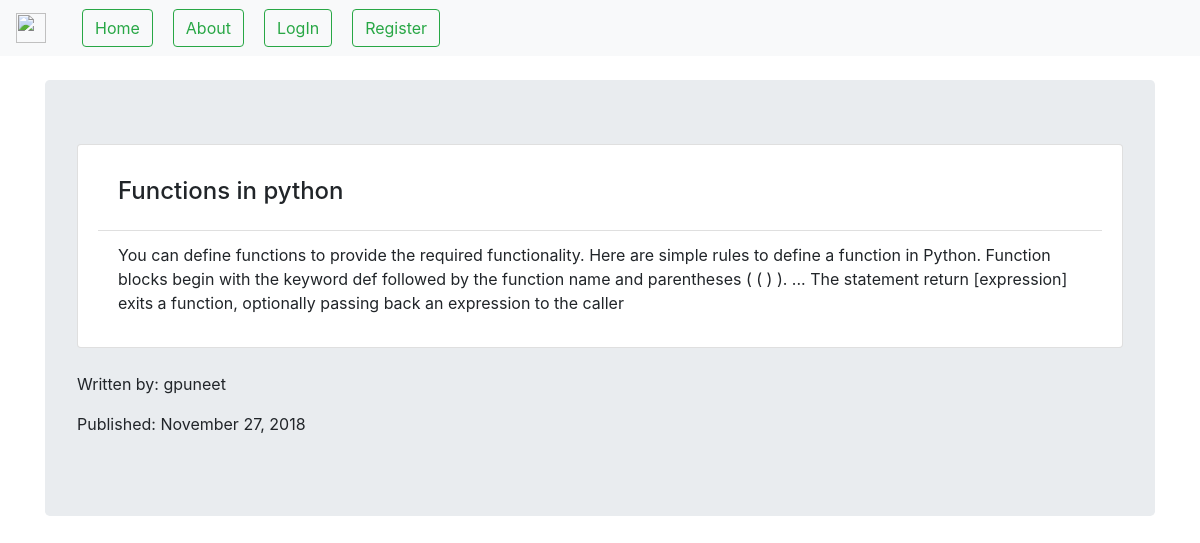
The page /1 on the database its author committed.
### blogproject/models.py (models this page shows, shortened)
class blogpost(db.Model):
    users=db.relationship(User)
    id=db.Column(db.Integer,primary_key=True)
    user_id=db.Column(db.Integer,db.ForeignKey('users.id'),nullable=False)
    date=db.Column(db.DateTime,nullable=False,default=datetime.utcnow)
    title=db.Column(db.String(140),nullable=False)
    text=db.Column(db.Text,nullable=False)

class User(db.Model,UserMixin):
    __tablename__='users'
    id=db.Column(db.Integer,primary_key=True)
    profile_image=db.Column(db.String(64),nullable=False,default='default_profile.png')
    email=db.Column(db.String(64),unique=True,index=True)
    username=db.Column(db.String(64),unique=True,index=True)
    password_hash=db.Column(db.String(128))
    posts=db.relationship('blogpost',backref='author',lazy=True)

### blogproject/users/views.py (the view)
@users.route("/<username>")
def user_posts(username):
    page=request.args.get('page',1,type=int)
    user=User.query.filter_by(username=username).first_or_404()
    blog_posts=blogpost.query.filter_by(author=user).order_by(blogpost.date.desc()).paginate(page=page,per_page=5)
    return render_template('user_blog_posts.html',blog_posts=blog_posts,user=user)

### blogproject/blog_posts/views.py (called while the page is built)
@blog_posts.route('/<int:blog_post_id>')
def blog_post(blog_post_id):
    blog_post = blogpost.query.get_or_404(blog_post_id)
    return render_template('blog_post.html',title=blog_post.title,
                            date=blog_post.date,post=blog_post
    )

### blogproject/templates/blog_post.html (shortened to what this page needs)
{% extends "base.html" %}
{% block content %}
<div class="jumbotron">
<div class="card" >
  <div class="card-body">
    <ul class="list-group list-group-flush">
       <li class="list-group-item">
  <h4 class="card-title">{{post.title}}</h4>
</li>
   <li class="list-group-item">
  <p class="card-text">{{post.text}}</p>
</li>
</ul>
</div>
</div>
<br>
<p>Written by: {{post.author.username}}</p>
<p>Published: {{post.date.strftime('%B %d, %Y')}}</p>
</div>
</div>
{% endblock %}

### blogproject/templates/base.html (style rules this page uses)
html { height: 100% margin:0; }
body { background-image: url("https://blog.visme.co/wp-content/uploads/2017/07/50-Beautiful-and-Minimalist-Presentation-Backgrounds-040.jpg"); height:100% margin:0; background-repeat: no-repeat; background-size: cover; }

### rows shown on the page
blogpost: title "Functions in python", text "You can define functions to provide the required functionality. Here are simple rules to define a function in Python. Function blocks begin with the keyword def followed by the function name and parentheses ( ( ) ). ... The statement return [expression] exits a function, optionally passing back an expression to the caller", date "November 27, 2018"
User: author.username "gpuneet"
